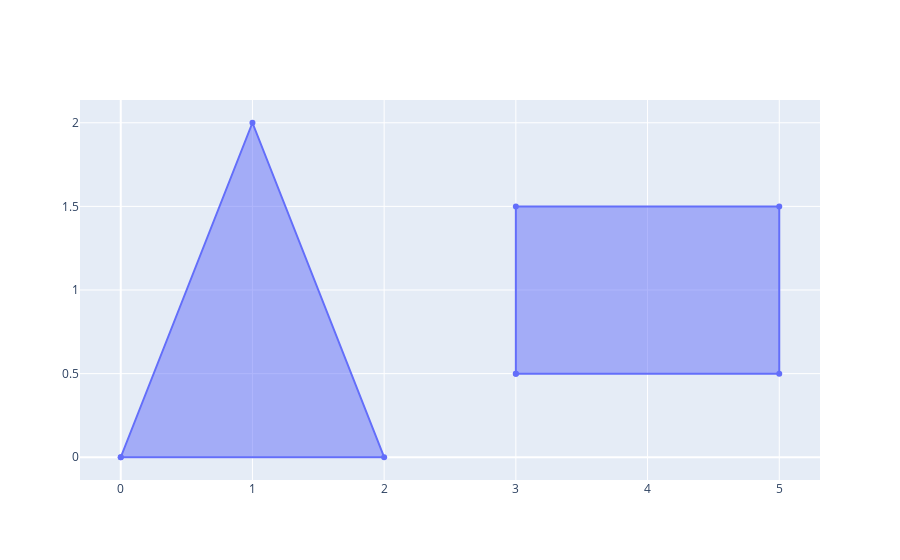

The notebook cell saved with this chart:
### Code cell
import plotly.graph_objects as go

fig = go.Figure(go.Scatter(x=[0,1,2,0,None,3,3,5,5,3], y=[0,2,0,0,None,0.5,1.5,1.5,0.5,0.5], fill="toself"))
fig.show()

### Figure 1 — Plotly figure (JSON) as saved in the notebook; plotly's stock layout.template omitted (floating-point values rounded to 4 significant figures)
{"data": [{"fill": "toself", "type": "scatter", "x": [0, 1, 2, 0, null, 3, 3, 5, 5, 3], "y": [0, 2, 0, 0, null, 0.5, 1.5, 1.5, 0.5, 0.5]}], "layout": {}}
